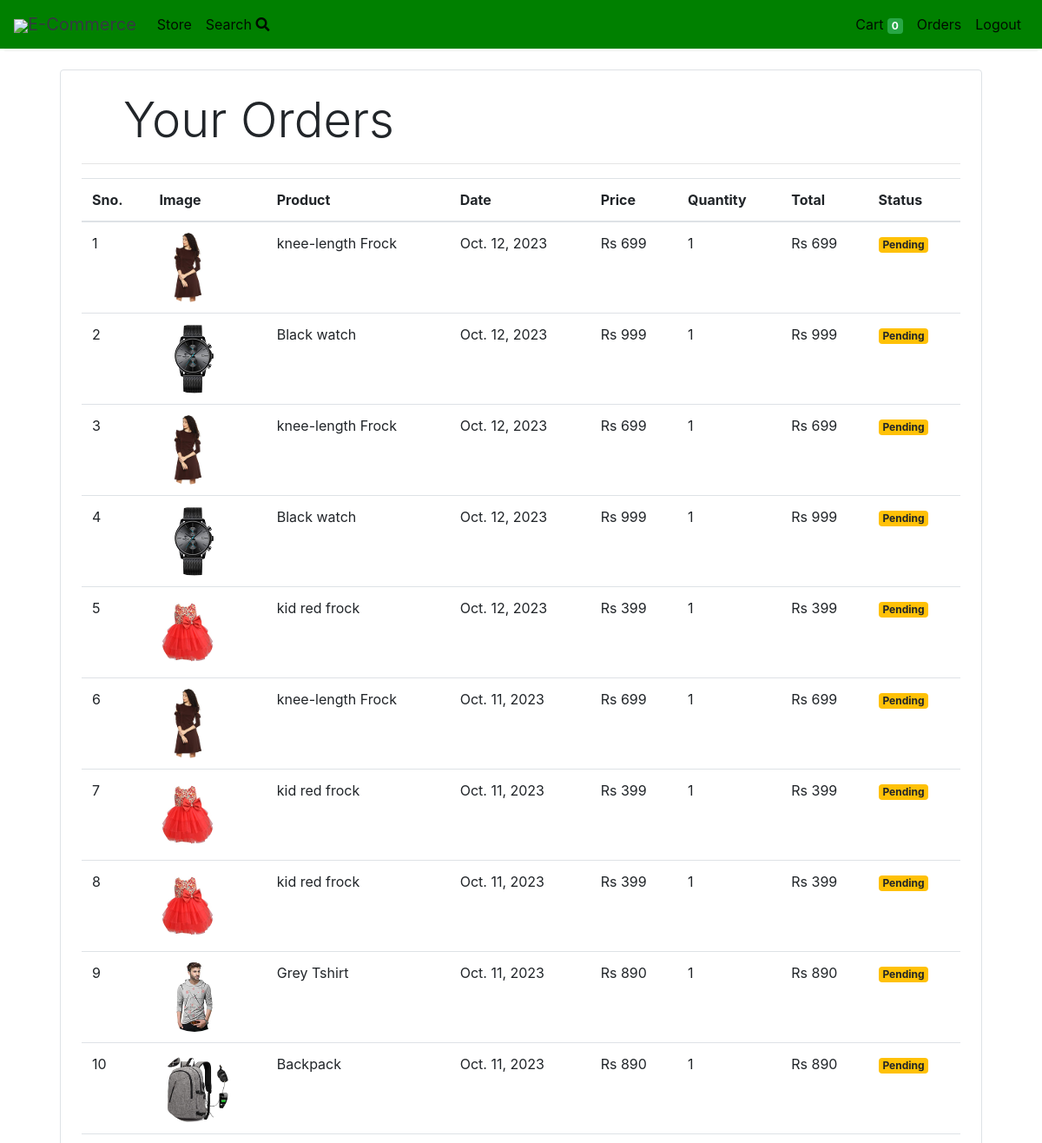
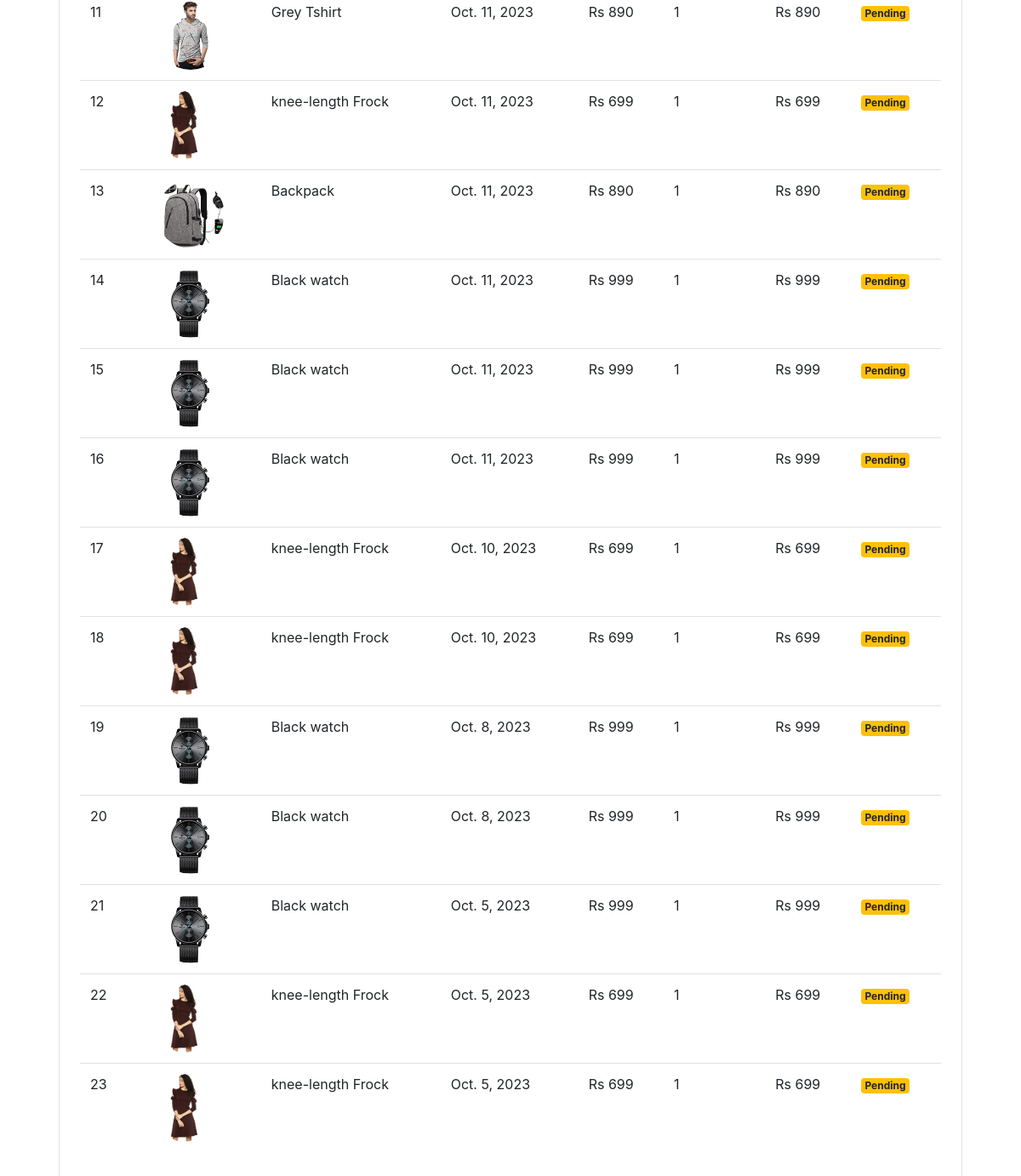
The page /orders (signed in) on the database as committed earlier (2 pictures, top to bottom).
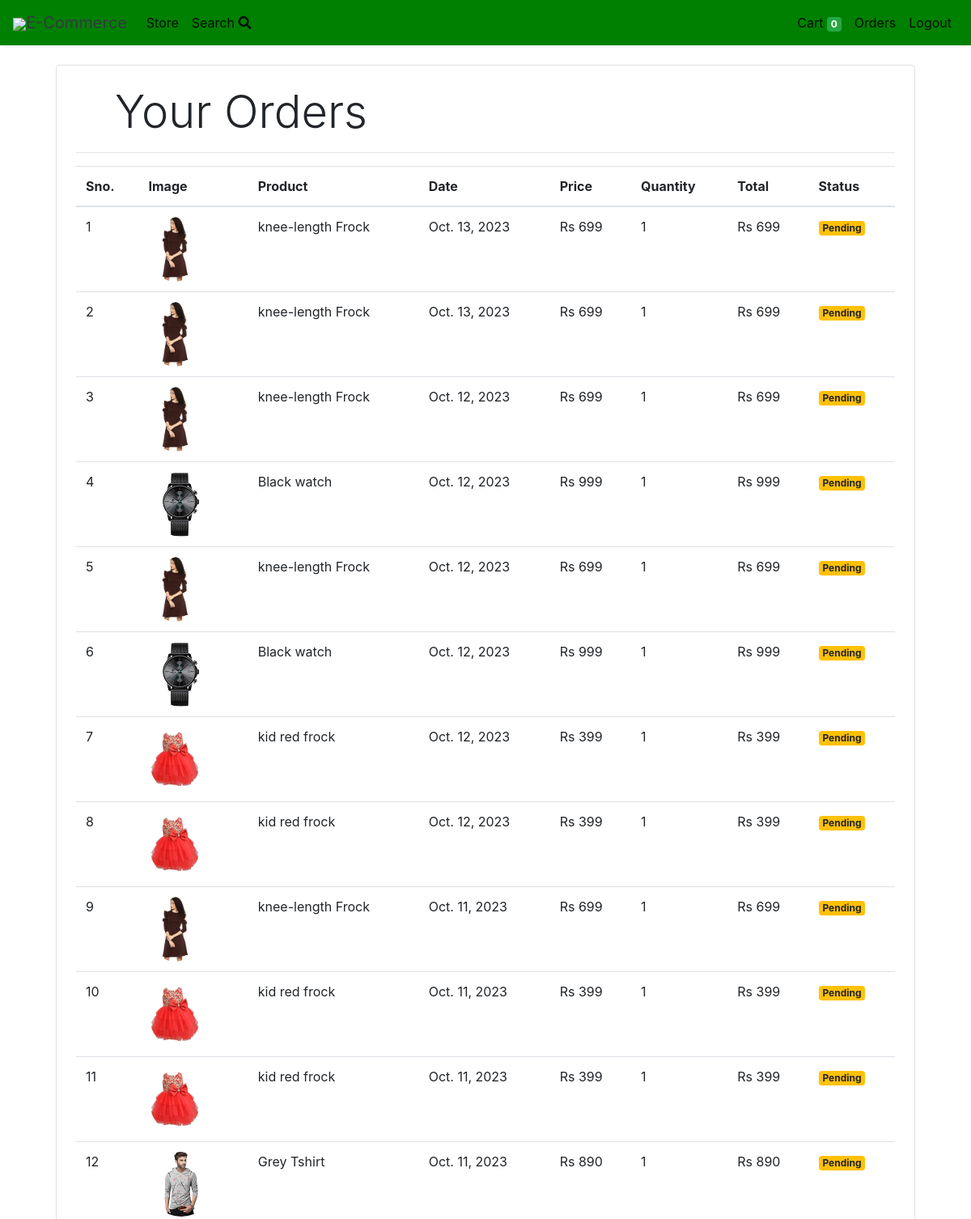
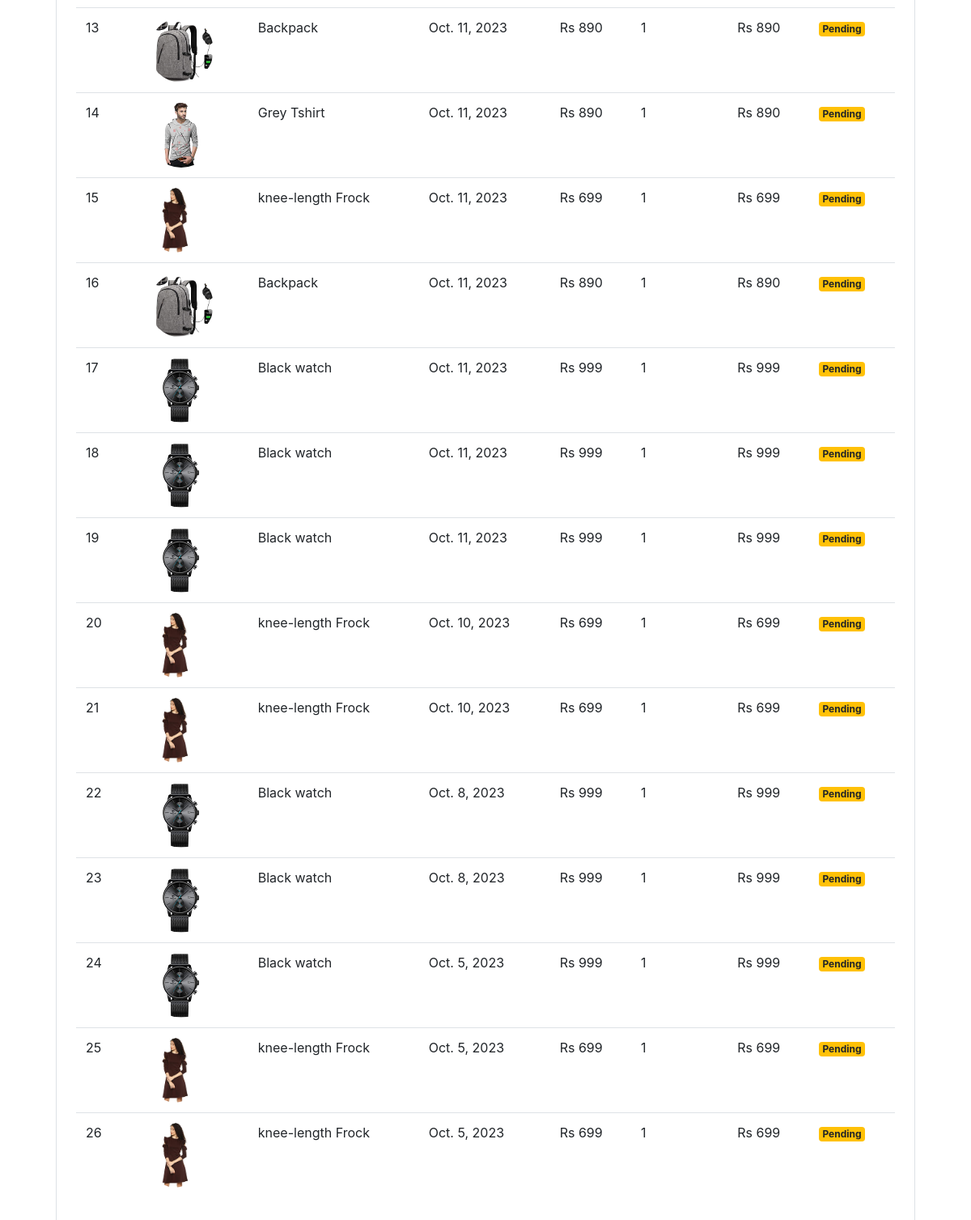
The same page on the database as committed later (2 pictures, top to bottom).
### store/models/orders.py (models this page shows, shortened)
class Order(models.Model):
    product = models.ForeignKey(Products,
                                on_delete=models.CASCADE)
    customer = models.ForeignKey(Customer,
                                 on_delete=models.CASCADE)
    quantity = models.IntegerField(default=1)
    price = models.IntegerField()
    address = models.CharField (max_length=50, default='', blank=True)
    phone = models.CharField (max_length=50, default='', blank=True)
    date = models.DateField (default=datetime.datetime.today)
    status = models.BooleanField (default=False)
    @staticmethod
    def get_orders_by_customer(customer_id):
        return Order.objects.filter(customer=customer_id).order_by('-date')

### store/models/product.py (models this page shows, shortened)
class Products(models.Model):
    name = models.CharField(max_length=60)
    price= models.IntegerField(default=0)
    category= models.ForeignKey(Category,on_delete=models.CASCADE,default=1 )
    description= models.CharField(max_length=250, default='', blank=True, null= True)
    image= models.ImageField(upload_to='uploads/products/')

### store/middlewares/auth.py (the view)
    def middleware(request):
        print(request.session.get('customer'))
        returnUrl = request.META['PATH_INFO']
        print(request.META['PATH_INFO'])
        if not request.session.get('customer'):
           return redirect(f'login?return_url={returnUrl}')
        response = get_response(request)
        return response

### store/templatetags/custom_filter.py (called while the page is built)
@register.filter(name='currency')
def currency(number):
    return "Rs "+str(number)

@register.filter(name='multiply')
def multiply(number , number1):
    return number * number1

### store/views/orders.py (called while the page is built)
    def get(self , request ):
        customer = request.session.get('customer')
        orders = Order.get_orders_by_customer(customer)
        print(orders)
        return render(request , 'orders.html'  , {'orders' : orders})

### store/templates/orders.html
{% extends 'base.html' %}
{% block content %}
{% load cart %}
{% load custom_filter %}
<div class="container">
   <div class="border rounded p-4 m-4">
        <p class="display-4 pl-4 ml-4">Your Orders</p>
        <hr>
        <table class="table">
            <thead>
                <tr>
                    <th>Sno.</th>
                    <th>Image</th>
                    <th>Product</th>
                    <th>Date</th>
                    <th>Price</th>
                    <th>Quantity</th>
                    <th>Total</th>
                    <th>Status</th>
                </tr>
            </thead>
            <tbody>
                {% for order in orders %}
                <tr>
                    <td>{{forloop.counter}}</td>
                    <td><img style="height: 80px;" class="rounded-circle" src="{{order.product.image.url}}" alt=""></td>
                    <td>{{order.product.name}}</td>
                    <td>{{order.date}}</td>
                    <td>{{order.price|currency}}</td>
                    <td>{{order.quantity}}</td>
                    <td>{{order.quantity|multiply:order.price|currency}}</td>
                    {% if order.status %}
                    <td><small class="badge badge-success">Completed</small></td>
                    {%else%}
                    <td><small class="badge badge-warning">Pending</small></td>
                    {% endif %}
                </tr>
                {% endfor %}
            </tbody>
        </table>
   </div>
</div>
{% endblock %}

### store/templates/base.html (shortened to what this page needs)
<!doctype html>
<html lang="en">
<head>
  <link rel="stylesheet" href="https://maxcdn.bootstrapcdn.com/bootstrap/4.0.0/css/bootstrap.min.css"
>
</head>
<body>
<nav class="one-edge-shadow
  navbar navbar-light
  sticky-top navbar
  navbar-expand-lg
  text-white">
    <a class="navbar-brand ms-3 text-dark " href="/">
    <link rel="stylesheet" href="https://use.fontawesome.com/releases/v5.7.0/css/all.css">
    <img src="https://www.freepnglogos.com/uploads/shopping-cart-png/shopping-cart-svg-png-icon-download-28.png" style="width:50px;height:50px,color:text-light;">E-Commerce</a>
    <div class="collapse navbar-collapse" id="navbarSupportedContent">
      <ul class="navbar-nav mr-auto">
        <li class="nav-item active">
          <a class="nav-link" href="/store">Store <span class="sr-only">(current)</span></a>
        </li>
        <li class="nav-item active">
          <a class="nav-link" href="/search">Search <i class="fas fa-search"></i><span class="sr-only">(current)</span></a>
        </li>
          </ul>
      <ul class=" navbar-nav my-2 my-lg-0">
        <li class="nav-item active">
          <a class="nav-link" href="/cart">Cart
            <span class="badge badge-success">{{request.session.cart.keys|length}}</span>
            <span class="sr-only">(current)</span></a>
        </li>
        {% if request.session.customer %}
        <li class="nav-item active ">
          <a class="nav-link" href="/orders">Orders<span class="sr-only">(current)</span></a>
        </li>
        <li class="nav-item active ">
          <a class="nav-link" href="/logout">Logout<span class="sr-only">(current)</span></a>
        </li>
        {% endif %}
      </ul>
    </div>
  </nav>
  {% block content %}{% endblock %}
</body>
</html>

### store/templates/base.html (style rules this page uses)
nav { background-color: green; }
.one-edge-shadow { box-shadow: 0 8px 2px -5px rgb(246, 245, 245); }

Rows that differ between the two databases and show on the page:
added Order: product.image (picture), product.name "knee-length Frock", date "Oct. 13, 2023", price "Rs 699", quantity "1", quantity|multiply "Rs 699", status "Pending"
added Order: product.image (picture), product.name "knee-length Frock", date "Oct. 13, 2023", price "Rs 699", quantity "1", quantity|multiply "Rs 699", status "Pending"
added Order: product.image (picture), product.name "kid red frock", date "Oct. 12, 2023", price "Rs 399", quantity "1", quantity|multiply "Rs 399", status "Pending"
